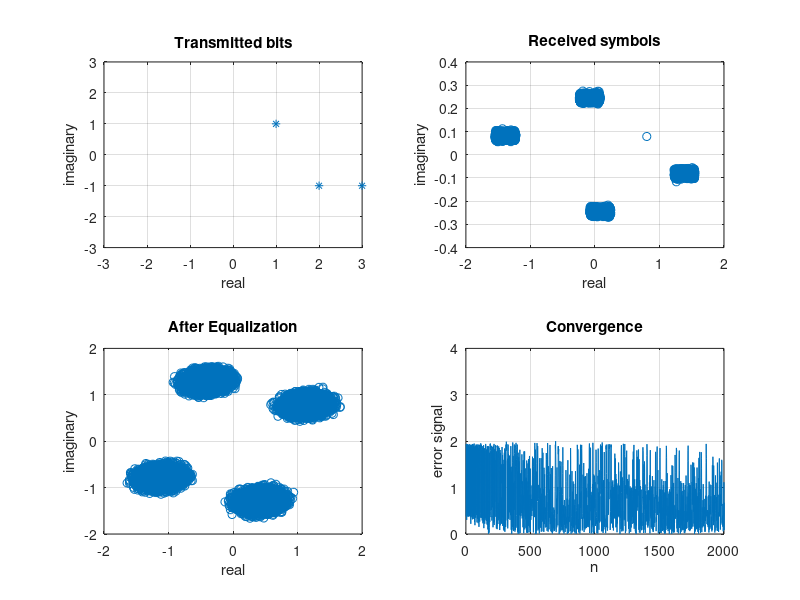

This chart was generated by the following MATLAB code:
% Narrowband Interference Cancellation by CMA filter
% By Dr. Mike Buehrer @ Wireless, ECE?Virginia Tech
% Mar, 2019
% This script the the main script to demo CMA(Constant Modules Algorithm)
% core call function CMA.m
% Reference: Treichler, John, and Brian Agee. "A new approach to multipath 
% correction of constant modulus signals." IEEE Transactions on Acoustics,
% Speech, and Signal Processing 31.2 (1983): 459-472.

N     = 30000;    % number of sample data
SNRdB = 20;       % Signal to noise ratio(dB)
SIRdB = 10;       % Signal to inteference ratio(dB)
fi    = 6000;     %  inteference freq
L     = 20;       % smoothing length L+1
ChL   = 1;        % length of the channel= ChL+1
EqD=round((L+ChL)/2);  %  channel equalization delay

i=sqrt(-1);
%Ch=randn(1,ChL+1)+sqrt(-1)*randn(1,ChL+1);   % complex channel

%Ch=[0.0545+j*0.05 .2832-.1197*j -.7676+.2788*j -.0641-.0576*j .0566-.2275*j .4063-.0739*j];
Ch=[0.8+i*0.1 .9-i*0.2]; %complex channel
Ch=Ch/norm(Ch);% normalize
TxS=round(rand(1,N))*2-1;  % QPSK symbols are transmitted symbols
% TxS=TxS+sqrt(-1)*(round(rand(1,N))*2-1);
x=filter(Ch,1,TxS); %channel distortion

n=randn(1,N)+sqrt(-1)*randn(1,N);   % additive white gaussian noise (complex)
n=n/norm(n)*10^(-SNRdB/10)*norm(x);  % scale noise power
Ai = sqrt(2)/(10^(SIRdB/10));  % nbi amplitude
nbi = Ai *cos([1:N]/fi*pi);
x1=x+n+nbi;  % received noisy signal

%estimation using CMA
K=N-L;   %% Discard initial samples for avoiding 0's and negative
X=zeros(L+1,K);  %each vector
for i=1:K
    X(:,i)=x1(i+L:-1:i).';
end

e=zeros(1,K);  % to store the error signal
c=zeros(L+1,1); c(EqD)=1;    % initial condition
R2=2;                  % constant modulous of QPSK symbols
mu=0.001;      % step size
for i=1:K
    e(i)=abs(c'*X(:,i))^2-R2 ;                 % initial error
    if abs(e(i)) > 1000
        break;
    end
    %    disp(e(i));
    c=c-mu*2*e(i)*X(:,i)*X(:,i)'*c ;    % update equalizer co-efficients
    %  amhad
%     X(:,i) = flipud(X(:,i));
%         y = c'* X(:,i);
%         c = c + mu*2*conj(X(:,i))*( abs(y) - R2*y/abs(y));
    c(EqD)=1;
end

sym=c'*X;   % symbol estimation
%calculate SER
H=zeros(L+1,L+ChL+1); for i=1:L+1, H(i,i:i+ChL)=Ch; end  % channel matrix
fh=c'*H; % channel equalizer
temp=find(abs(fh)==max(abs(fh))); %find maximum

sb1=sym/(fh(temp));  % normalize the output
% sb1 = sym;
%  sb1=sign(real(sb1))+sqrt(-1)*sign(imag(sb1));  % perform symbol detection
sb1=sign(real(sb1));
strt=L/2-1;
sb2=sb1-TxS(strt+1:strt+length(sb1));  % detecting error symbols
SER=length(find(sb2~=0))/length(sb2);% SER calculations
disp(SER);

% plot of transmitted bits
subplot(2,2,1),
plot(TxS,'*');
grid on,title('Transmitted bits');  xlabel('real'),ylabel('imaginary')
axis([-3 3 -3 3])

% plot of received symbols
subplot(2,2,2),
plot(x1,'o');
grid on, title('Received symbols');  xlabel('real'), ylabel('imaginary')

% plot of the equalized symbols
subplot(2,2,3),
plot(sym,'o');
grid on, title('After Equalization'), xlabel('real'), ylabel('imaginary')

% convergence of algorithm
subplot(2,2,4),
plot(abs(e));
grid on, title('Convergence'), xlabel('n'), ylabel('error signal');
axis([0 2000 0 4]);